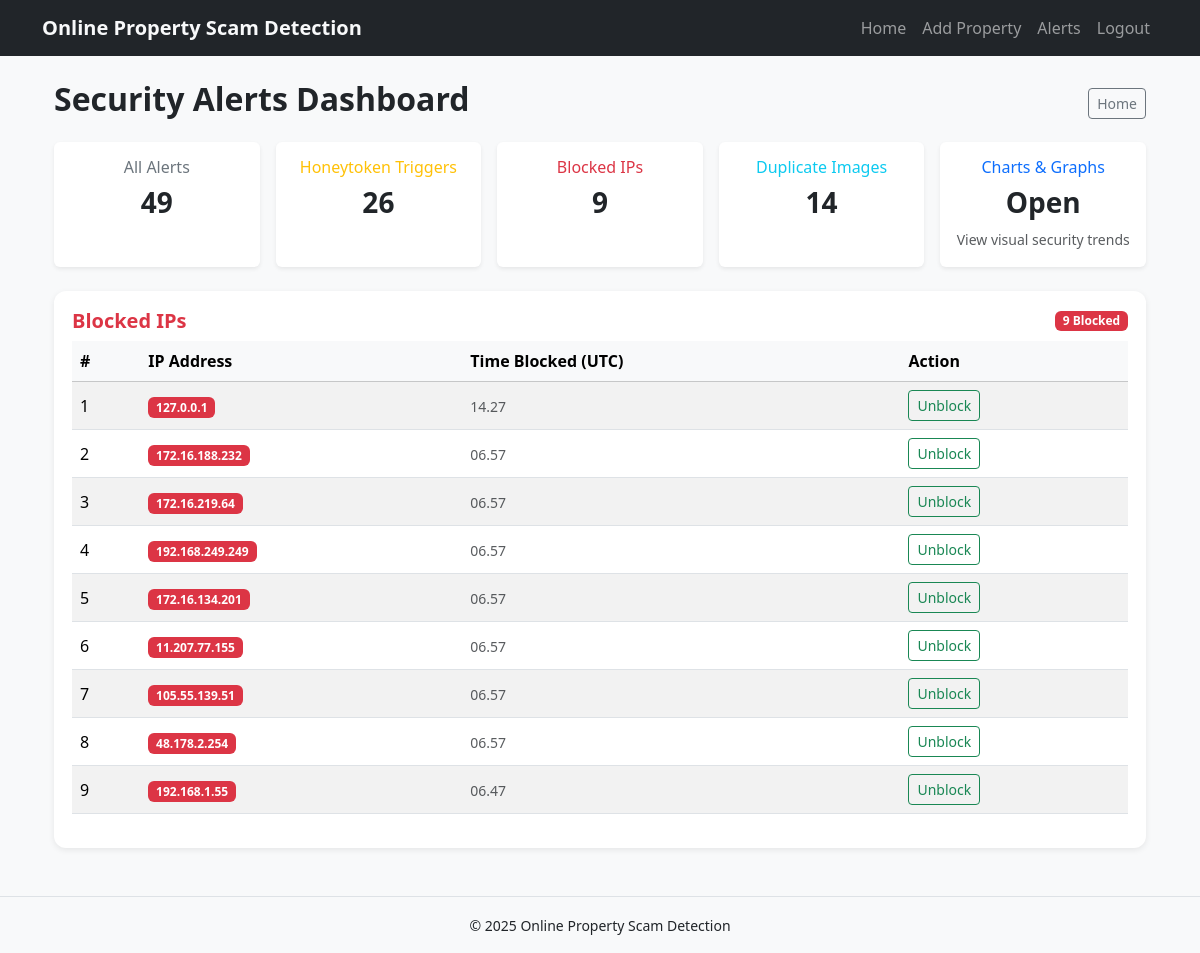
The page /admin/alerts?view=blocked (signed in) on the database its author committed.
### tables this page shows
CREATE TABLE blocklist (
  id INTEGER PRIMARY KEY AUTOINCREMENT,
  ip TEXT UNIQUE,
  blocked_at TEXT
);

### app.py (the view)
@app.route('/admin/alerts')
def admin_alerts():
    if not is_admin():
        return require_admin()
    view = request.args.get('view', 'all')
    hits = get_recent_honey_hits() if view in ('all', 'hits') else []
    blocked = get_blocked_ips() if view in ('all', 'blocked') else []
    total_hits = len(get_recent_honey_hits())
    total_blocked = len(get_blocked_ips())
    duplicates = get_duplicate_listings()
    total_duplicates = len(duplicates)
    return render_template(
        'admin_alerts.html',
        hits=hits,
        blocked=blocked,
        duplicates=duplicates,
        active_view=view,
        total_hits=total_hits,
        total_blocked=total_blocked,
        total_duplicates=total_duplicates
    )

### app.py (called while the page is built)
def get_db_connection():
    conn = sqlite3.connect(DB_PATH)
    conn.row_factory = sqlite3.Row
    return conn

def get_recent_honey_hits(limit=200):
    conn = get_db_connection()
    rows = conn.execute(
        'SELECT * FROM honey_hits ORDER BY ts DESC LIMIT ?',
        (limit,)
    ).fetchall()
    conn.close()
    return [dict(r) for r in rows]

def get_blocked_ips():
    conn = get_db_connection()
    rows = conn.execute(
        'SELECT * FROM blocklist ORDER BY blocked_at DESC'
    ).fetchall()
    conn.close()
    return [dict(r) for r in rows]

def get_duplicate_listings():
    conn = get_db_connection()
    rows = conn.execute(
        'SELECT * FROM listings WHERE is_duplicate = 1 ORDER BY id DESC'
    ).fetchall()
    conn.close()
    return [dict(r) for r in rows]

def is_admin():
    return session.get("is_admin", False)

@app.context_processor
def inject_is_admin():
    return {"is_admin": is_admin()}

@app.before_request
def block_bad_ips():
    ip = request.remote_addr
    if ip in ('127.0.0.1', '::1'):
        return
    if is_ip_blocked(ip):
        return "🚫 Access denied — your IP is blocked.", 403

### templates/admin_alerts.html (shortened to what this page needs)
{% extends "base.html" %}
{% block content %}
<div class="container mt-4">
  <div class="d-flex justify-content-between align-items-center mb-3">
    <h2 class="fw-bold">Security Alerts Dashboard</h2>
    <div>
      <a href="{{ url_for('index') }}" class="btn btn-outline-secondary btn-sm">Home</a>
    </div>
  </div>
  <div class="row row-cols-1 row-cols-md-5 g-3 mb-4">
    <div class="col">
      <a href="{{ url_for('admin_alerts', view='all') }}" class="text-decoration-none">
        <div class="card text-center shadow-sm h-100 {% if active_view == 'all' %}border-success border-3{% endif %}">
          <div class="card-body">
            <h6 class="text-secondary">All Alerts</h6>
            <h3 class="fw-bold">{{ total_hits + total_blocked + total_duplicates }}</h3>
          </div>
        </div>
      </a>
    </div>
    <div class="col">
      <a href="{{ url_for('admin_alerts', view='hits') }}" class="text-decoration-none">
        <div class="card text-center shadow-sm h-100 {% if active_view == 'hits' %}border-warning border-3{% endif %}">
          <div class="card-body">
            <h6 class="text-warning">Honeytoken Triggers</h6>
            <h3 class="fw-bold">{{ total_hits }}</h3>
          </div>
        </div>
      </a>
    </div>
    <div class="col">
      <a href="{{ url_for('admin_alerts', view='blocked') }}" class="text-decoration-none">
        <div class="card text-center shadow-sm h-100 {% if active_view == 'blocked' %}border-danger border-3{% endif %}">
          <div class="card-body">
            <h6 class="text-danger">Blocked IPs</h6>
            <h3 class="fw-bold">{{ total_blocked }}</h3>
          </div>
        </div>
      </a>
    </div>
    <div class="col">
      <a href="{{ url_for('admin_alerts', view='duplicates') }}" class="text-decoration-none">
        <div class="card text-center shadow-sm h-100 {% if active_view == 'duplicates' %}border-info border-3{% endif %}">
          <div class="card-body">
            <h6 class="text-info">Duplicate Images</h6>
            <h3 class="fw-bold">{{ total_duplicates }}</h3>
          </div>
        </div>
      </a>
    </div>
    <div class="col">
      <a href="{{ url_for('admin_stats') }}" class="text-decoration-none">
        <div class="card text-center shadow-sm h-100 card-hover">
          <div class="card-body">
            <h6 class="text-primary">Charts &amp; Graphs</h6>
            <h3 class="fw-bold">Open</h3>
            <small class="text-muted">View visual security trends</small>
          </div>
        </div>
      </a>
    </div>
  </div>
  {% if active_view in ('all','blocked') %}
  <div class="table-wrapper mb-4">
    <div class="d-flex justify-content-between align-items-center mb-2">
      <h5 class="fw-semibold mb-0 text-danger">Blocked IPs</h5>
      <span class="badge bg-danger">{{ blocked|length }} Blocked</span>
    </div>
    <div class="table-responsive">
      <table class="table table-striped align-middle table-hover">
        <thead class="table-light">
          <tr>
            <th>#</th>
            <th>IP Address</th>
            <th>Time Blocked (UTC)</th>
            <th>Action</th>
          </tr>
        </thead>
        <tbody>
          {% for b in blocked %}
          <tr>
            <td>{{ loop.index }}</td>
            <td><span class="badge bg-danger text-white">{{ b['ip'] }}</span></td>
            <td>
              <span class="text-muted small">
                {% set bt = b['blocked_at'] %}
                {% if bt %}
                  {{ bt[11:16] | replace(':', '.') }}
                {% else %}
                  -
                {% endif %}
              </span>
            </td>
            <td>
              <form action="{{ url_for('unblock_ip', ip=b['ip']) }}" method="POST" style="display:inline;">
                <button type="submit" class="btn btn-sm btn-outline-success"
                  onclick="return confirm('Are you sure you want to unblock this IP?');">
                  Unblock
                </button>
              </form>
            </td>
          </tr>
          {% else %}
          <tr><td colspan="4" class="text-center text-muted py-4">No blocked IPs.</td></tr>
          {% endfor %}
        </tbody>
      </table>
    </div>
  </div>
  {% endif %}
</div>
{% endblock %}

### static/css/style.css (style rules this page uses)
body { background-color: #f8f9fa; }
.card { border: none; transition: transform 0.2s ease; }
.card { transition: transform 0.3s ease-in-out; }

### templates/admin_alerts.html (style rules this page uses)
.table-wrapper { background: white; border-radius: 12px; box-shadow: 0 2px 6px rgba(0,0,0,0.08); padding: 18px; }

### rows shown on the page
blocklist: ip "127.0.0.1", blocked_at "14.27"
blocklist: ip "172.16.188.232", blocked_at "06.57"
blocklist: ip "172.16.219.64", blocked_at "06.57"
blocklist: ip "192.168.249.249", blocked_at "06.57"
blocklist: ip "172.16.134.201", blocked_at "06.57"
blocklist: ip "11.207.77.155", blocked_at "06.57"
blocklist: ip "105.55.139.51", blocked_at "06.57"
blocklist: ip "48.178.2.254", blocked_at "06.57"
blocklist: ip "192.168.1.55", blocked_at "06.47"

### other values the page prints
{{ total_hits + total_blocked + total_duplicates }} "49"
{{ total_hits }} "26"
{{ total_blocked }} "9"
{{ total_duplicates }} "14"
{{ blocked|length }} "9"
